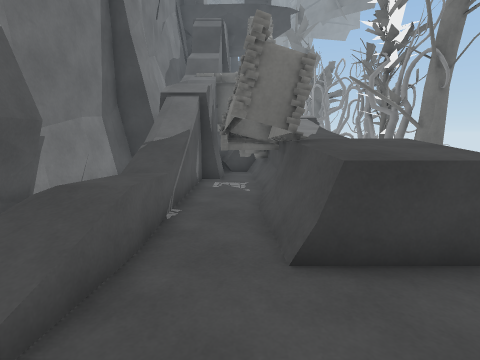
view 1 (above)

18 first-person views from a walk through a scene from a Unity 3-D project. The camera is 1.4 m above the floor, tilts 10° down and sees 85° across. The floor is counted in squares, 1 m on a side. Each view is taken from the middle of a square. On the plan, view 1 faces up. The plan holds only what a view shows up to about 13 squares ahead; the rest is blank. The place goes on beyond the plan. The player is left out. Some surface patterns are stand-ins.

view 2
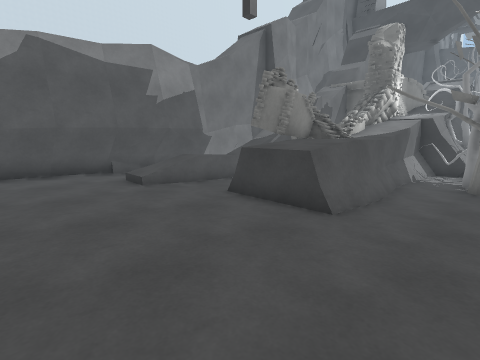

view 3
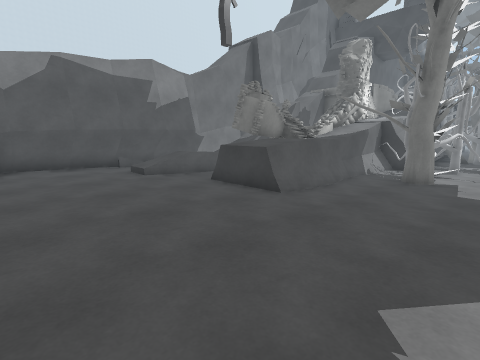

view 4
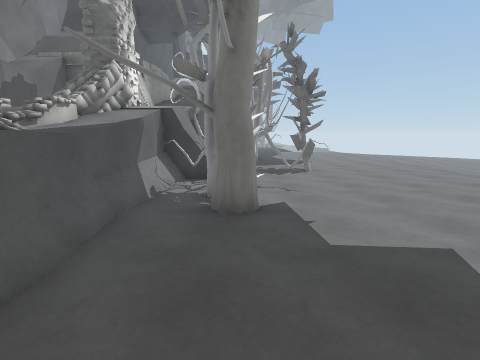

view 5
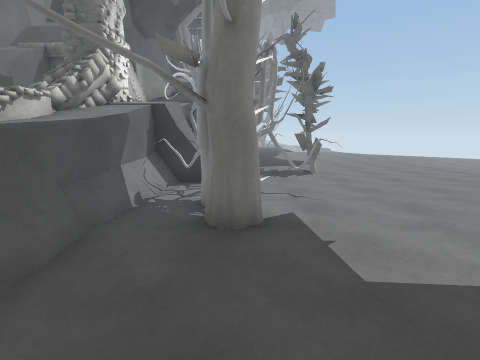

view 6
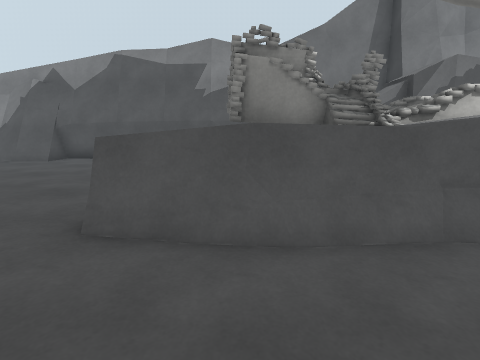

view 7
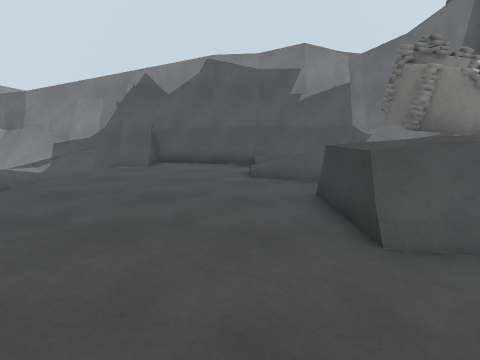

view 8
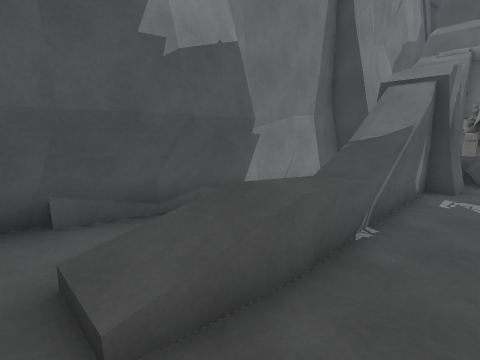

view 9
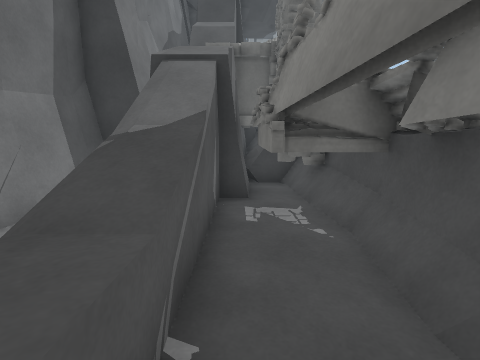

view 10
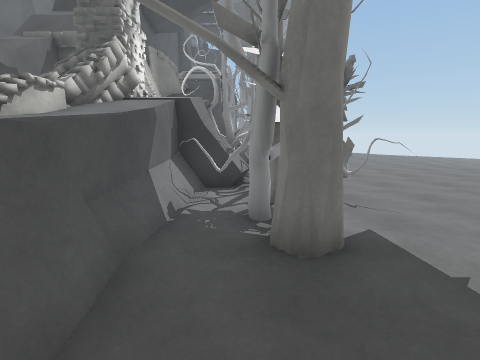

view 11
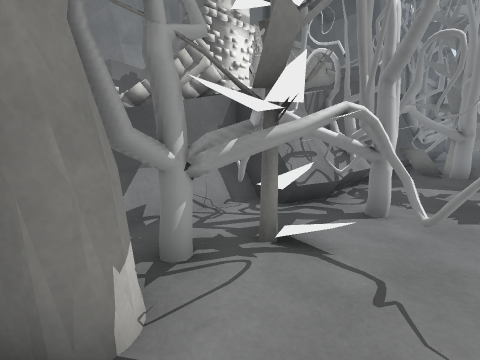

view 12
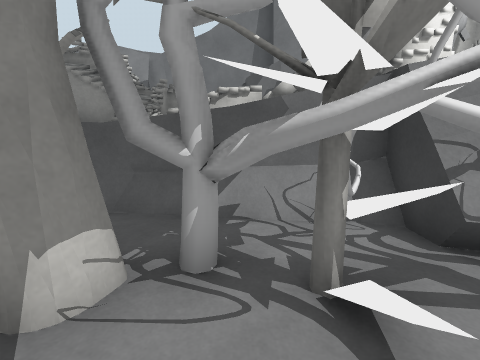

view 13
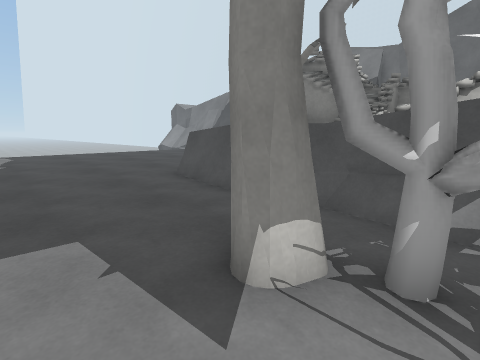

view 14
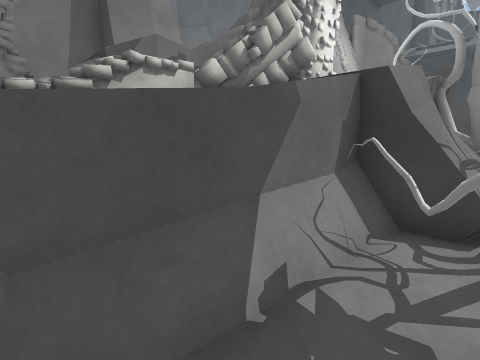

view 15
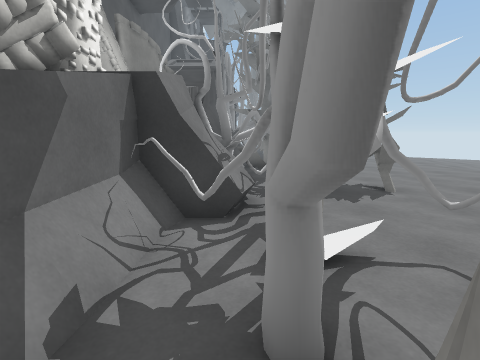

view 16
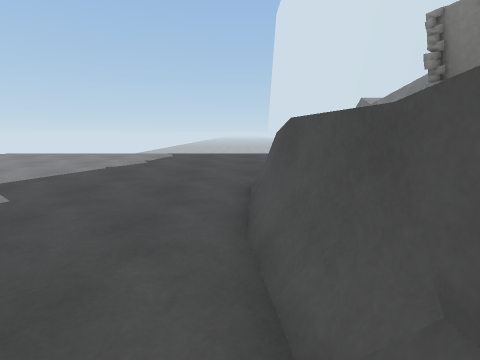

view 17
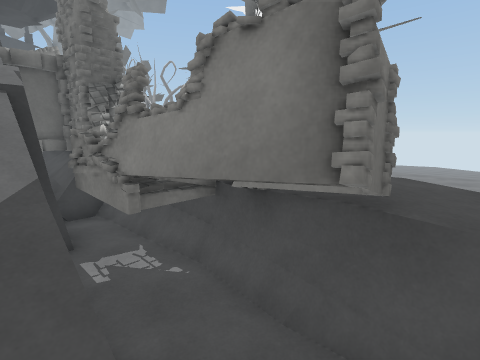

view 18
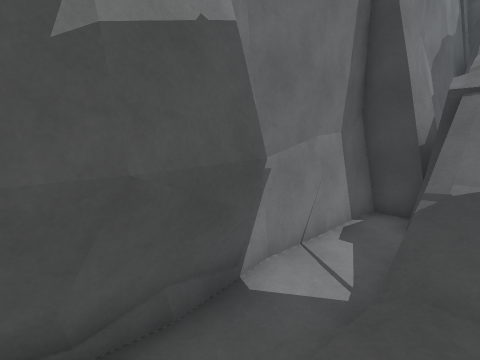

### Floor plan
Key: @ floor where view 1 was taken; # wall or solid block; x gap in a wall; . main floor; - floor 0.25 m lower than the main floor; : floor 0.5 m higher than the main floor; _ floor 0.5 m lower than the main floor; + floor 0.75 m higher than the main floor; * floor 1.75 m higher than the main floor; % floor 2 m higher than the main floor; / step, stairs or slope; = window, fence, low wall or low ledge; ^ raised ledge; v drop or lower ground; T tree; H thing the floor can be seen under or through; F flower; O other object.
Columns run from 5 left of view 1 to 8 right of it. Each row starts with its distance up from view 1.
 29              O
 28              O
 27           OO
 26
 25           TT
 24            T
 23           #TT
 22     #     #T
 21  #  #     #TT
 20 ##  #     #T_
 19 ### #     #__
 18 #v###v   ##___
 17 #vv=vvv  #^___
 16 #vvxvvv  #TT__
 15 #vv==OF####T_O
 14 #vv/vO#####T__
 13 ##v/vOO####TT_
 12 ##v vvv%#T#TT_
 11 ##v/vvv*#TTTHH
 10 ##//######## _
  9 #-//-OO##-##--
  8 #-//-OOO#--#--
  7 #-//--###-----
  6 ##//--###=----
  5 ##-:--####----
  4 ##-+--####----
  3 ##//--#==-----
  2 ##//..........
  1 ##............
  0 ##...@........
 -1 ##............
 -2 ##............
 -3 ##............
 -4  #v...........
 -5  #v

Where each view was taken, in squares from view 1:
view 1: 0 up, 0 right, facing up
view 2: 2 down, 6 right, facing up-left
view 3: 3 down, 8 right, facing up-left
view 4: 3 up, 6 right, facing up
view 5: 4 up, 6 right, facing up
view 6: 5 up, 7 right, facing left
view 7: 1 up, 7 right, facing left
view 8: 1 up, 0 right, facing up-left
view 9: 4 up, 1 left, facing up
view 10: 5 up, 5 right, facing up
view 11: 8 up, 8 right, facing up-left
view 12: 10 up, 8 right, facing left
view 13: 10 up, 8 right, facing down-left
view 14: 8 up, 5 right, facing up-left
view 15: 8 up, 5 right, facing up
view 16: 9 up, 4 right, facing down
view 17: 4 up, 2 left, facing up-right
view 18: 3 up, 2 left, facing up-left
